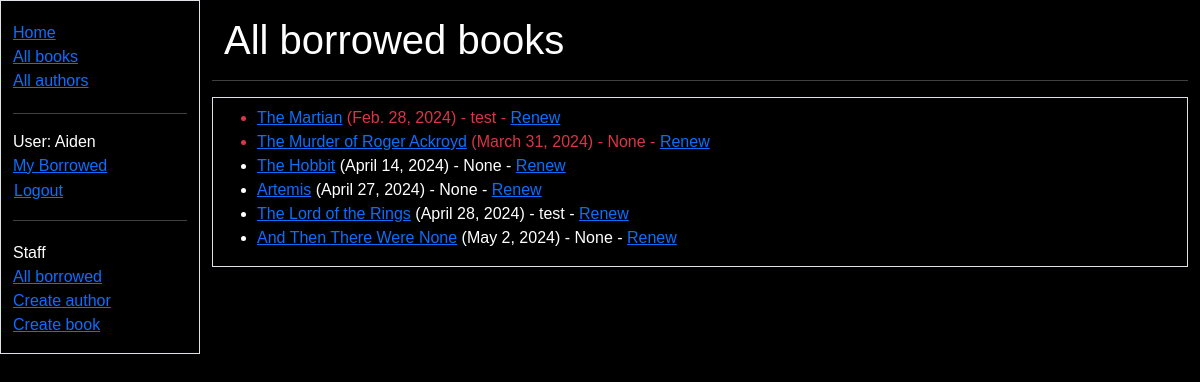
Page /catalog/borrowed/ (signed in) on the committed database.
### catalog/models.py (models this page shows, shortened)
class BookInstance(models.Model):
    id = models.UUIDField(primary_key=True, default=uuid.uuid4,
                          help_text="Unique ID for this particular book across whole library")
    book = models.ForeignKey('Book', on_delete=models.RESTRICT, null=True)
    imprint = models.CharField(max_length=200)
    due_back = models.DateField(null=True, blank=True)
    LOAN_STATUS = (
        ('m', 'Maintenance'),
        ('o', 'On loan'),
        ('a', 'Available'),
        ('r', 'Reserved'),
    )
    status = models.CharField(
        max_length=1,
        choices=LOAN_STATUS,
        blank=True,
        default='m',
        help_text='Book availability',
    )
    borrower = models.ForeignKey(settings.AUTH_USER_MODEL,
    on_delete=models.SET_NULL, null=True, blank=True)
    @property
    def is_overdue(self):
        return bool(self.due_back and date.today() > self.due_back)
    class Meta:
        ordering = ['due_back']
        permissions = (("can_mark_returned", "Set book as returned"),)

class Book(models.Model):
    title = models.CharField(max_length=200)
    author = models.ForeignKey('Author', on_delete=models.RESTRICT, null=True)
    summary = models.TextField(
        max_length=1000, help_text="Enter a brief description of the book")
    isbn = models.CharField('ISBN', max_length=13,
                            unique=True,
                            help_text='13 Character <a href="https://www.isbn-international.org/content/what-isbn'
                                      '">ISBN number</a>')
    genre = models.ManyToManyField(
        Genre, help_text="Select a genre for this book")
    language = models.ForeignKey(
        'Language', on_delete=models.SET_NULL, null=True)
    def display_genre(self):
        """Create a string for the Genre. This is required to display genre in Admin."""
        return ', '.join(genre.name for genre in self.genre.all()[:3])
    display_genre.short_description = 'Genre'

### catalog/views.py (the view)
# urls.py: path('borrowed/', views.AllLoanedBooksListView.as_view(), name='all-borrowed'),
class AllLoanedBooksListView(PermissionRequiredMixin, generic.ListView):
    model = BookInstance
    permission_required = 'catalog.can_mark_returned'
    template_name = 'catalog/bookinstance_list_borrowed_all.html'
    paginate_by = 10
    def get_queryset(self):
        return (
            BookInstance.objects.filter(status__exact='o').order_by('due_back')
        )

### catalog/templates/catalog/bookinstance_list_borrowed_all.html
{% extends "base_generic.html" %}
{% block content %}
    <h1 class="container mt-3">All borrowed books</h1>
    <hr>
    {% if bookinstance_list %}
    <div class="container border mt-3 pt-2">
      <ul>
        {% for bookinst in bookinstance_list %}
        <li class="{% if bookinst.is_overdue %}text-danger{% endif %}">
          <a href="{% url 'book-detail' bookinst.book.pk %}">{{ bookinst.book.title }}</a> ({{ bookinst.due_back }})
          {% if perms.catalog.can_mark_returned %}- {{ bookinst.borrower }}{% endif %}
          - <a href="{% url 'renew-book-librarian' bookinst.id %}">Renew</a>
        </li>
        {% endfor %}
      </ul>
    </div>
    {% else %}
      <p>There are no books borrowed.</p>
    {% endif %}
{% endblock %}

### catalog/templates/base_generic.html (shortened to what this page needs)
<!DOCTYPE html>
<html lang="en">
  <head>
    <link
      href="https://cdn.jsdelivr.net/npm/bootstrap@5.3.3/dist/css/bootstrap.min.css"
      rel="stylesheet"
    />
    {% load static %}
    <link rel="stylesheet" href="{% static 'css/styles.css' %}" />
  </head>
  <body>
    <div class="container-fluid">
      <div class="row">
        <div class="col-sm-2 border">
          {% block sidebar %}
          <ul class="sidebar-nav">
            <li><a href="{% url 'index' %}">Home</a></li>
            <li><a href="{% url 'books' %}">All books</a></li>
            <li><a href="{% url 'authors' %}">All authors</a></li>
          </ul>
          <ul class="sidebar-nav">
            <hr>
           {% if user.is_authenticated %}
             <li>User: {{ user.get_username }}</li>
             <li><a href="{% url 'my-borrowed' %}">My Borrowed</a></li>
             <li>
               <form id="logout-form" method="post" action="{% url 'logout' %}">
                 <button type="submit" class="btn btn-link">Logout</button>
               </form>
             </li>
           {% else %}
             <li><a href="{% url 'login' %}?next={{ request.path }}">Login</a></li>
           {% endif %}
            <hr>
          </ul>
          {% if perms.catalog.can_mark_returned %}
          <ul class="sidebar-nav">
            <li>Staff</li>
            <li><a href="{% url 'all-borrowed' %}">All borrowed</a></li>
          {% if perms.catalog.add_author %}
            <li><a href="{% url 'author-create' %}">Create author</a></li>
          {% endif %}
          {% if perms.catalog.add_book %}
            <li><a href="{% url 'book-create' %}">Create book</a></li>
          {% endif %}
          </ul>
          {% endif %}
          {% endblock %}
        </div>
        <div class="col-sm-10">
          {% block content %}{% endblock %}
        </div>
      </div>
    </div>
  </body>
</html>

### catalog/static/css/styles.css (style rules this page uses)
.sidebar-nav { margin-top: 20px; padding: 0; list-style: none; }
#logout-form { display: inline; }
#logout-form button { padding: 0; margin: 0; }
body { background-color: black; }
* { color: white; font-family: Verdana, sans-serif; }

### rows in the picture
BookInstance: book "The Martian", due_back "Feb. 28, 2024", borrower "test"
BookInstance: book "The Murder of Roger Ackroyd", due_back "March 31, 2024", borrower "None"
BookInstance: book "The Hobbit", due_back "April 14, 2024", borrower "None"
BookInstance: book "Artemis", due_back "April 27, 2024", borrower "None"
BookInstance: book "The Lord of the Rings", due_back "April 28, 2024", borrower "test"
BookInstance: book "And Then There Were None", due_back "May 2, 2024", borrower "None"

### other values in the picture
{{ user.get_username }} "Aiden"
